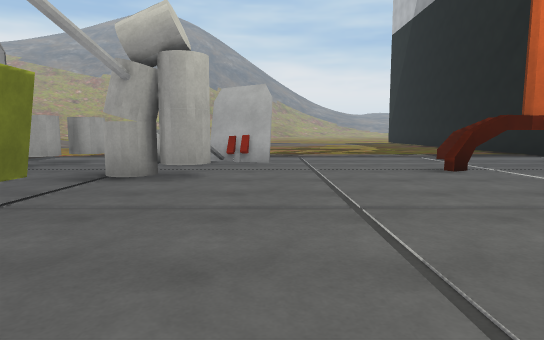
[1] (above)

14 first-person views from a walk through a Unity game level. The camera is 1.2 m above the floor, tilts 6° down and sees 75° across. The floor is counted in squares, 2 m on a side. Each view is taken from the middle of a square. On the plan, view 1 faces up. The plan holds only what a view shows up to about 10 squares ahead; the rest is blank. The place goes on beyond the plan. The player is left out. Some animated figures are left out. Some surface patterns are stand-ins.

[2]
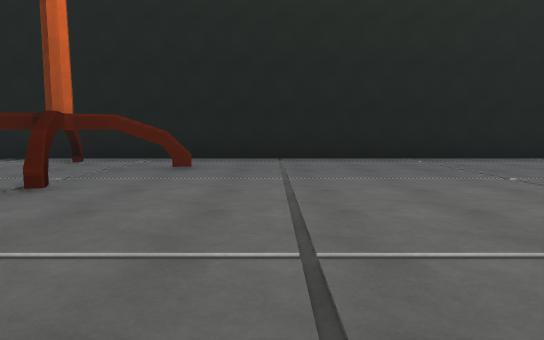

[3]
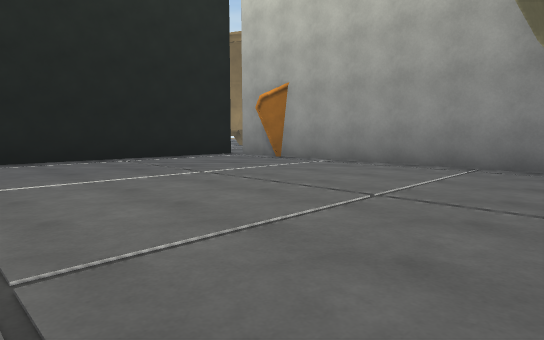

[4]
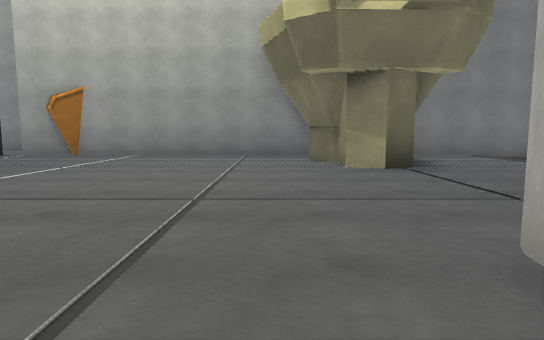

[5]
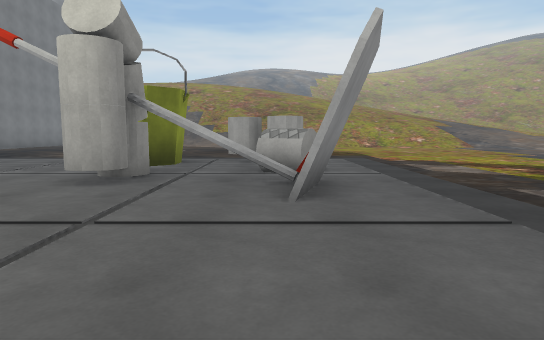

[6]
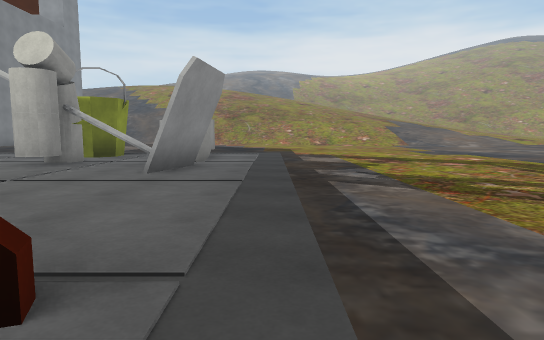

[7]
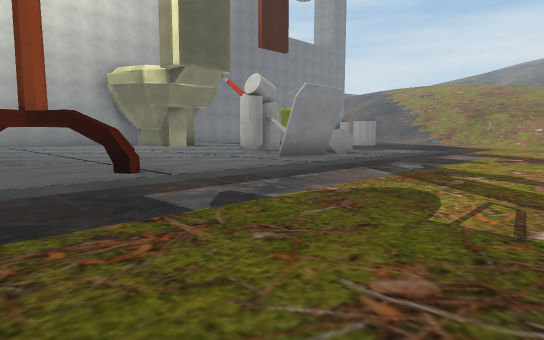

[8]
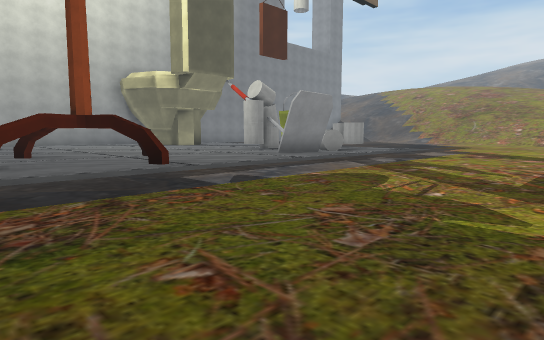

[9]
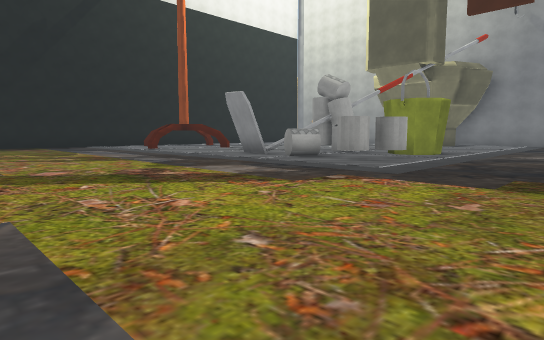

[10]
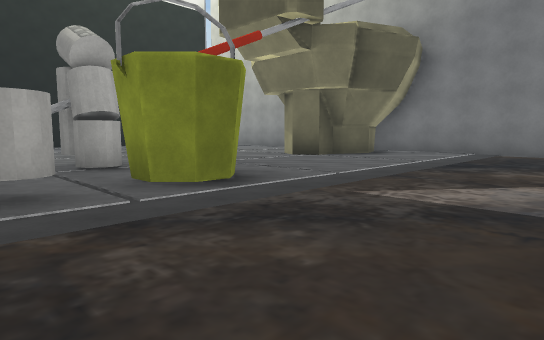

[11]
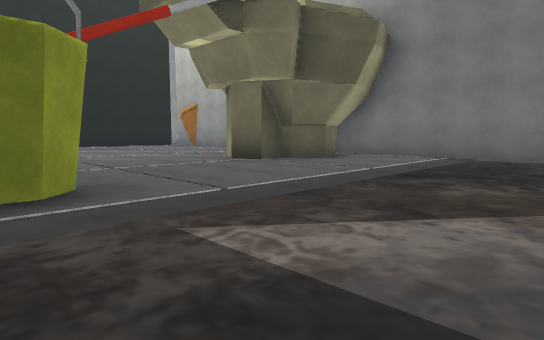

[12]
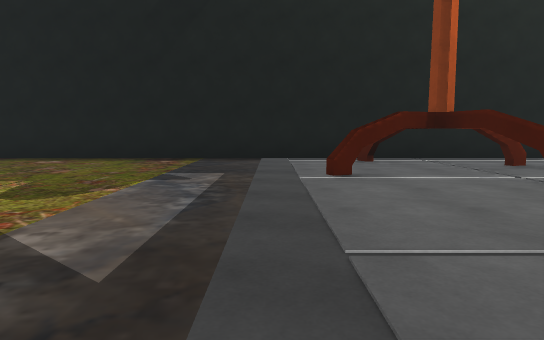

[13]
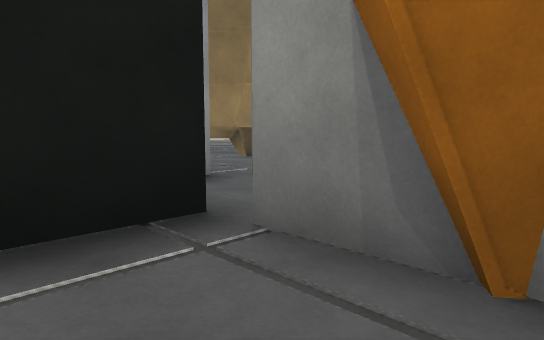

[14]
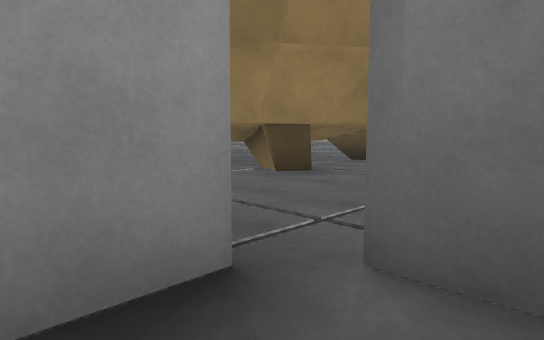

### Floor plan
Key: @ floor where view 1 was taken; # wall or solid block; x gap in a wall; . floor; = window, fence, low wall or low ledge; ^ raised ledge; T thing the floor can be seen under or through; O other object.
Columns run from 8 left of view 1 to 13 right of it. Each row starts with its distance up from view 1.
 14 ........   .....#
 13 ................#
 12 ................#
 11 ................#
 10 ................#
  9  ...............#
  8  ...........#...#
  7 ....O.O=....x.T.#
  6 ....O..x...TTT..#
  5 ....O.OO.....T..#
  4 ....O...........#
  3 ................#
  2 ................#
  1 ................#
  0  .....#.@.......#
 -1  .....##........#
 -2  .....##........#
 -3  .....##........#
 -4  ##############...#
 -5                 ..#
 -6                 ##..
 -7                   ...
 -8                   ..##
 -9                    .^
-10
-11                     ^^

Positions as (right, up) in squares from view 1, and headings:
1: (0, 0), facing up
2: (-1, 3), facing right
3: (-1, 3), facing down-right
4: (0, 6), facing down
5: (3, 7), facing left
6: (5, 9), facing left
7: (6, 13), facing down-left
8: (7, 14), facing down-left
9: (-8, 14), facing down-right
10: (-8, 7), facing down-right
11: (-8, 5), facing down-right
12: (-1, 9), facing right
13: (5, -2), facing down-right
14: (8, -4), facing down-right
